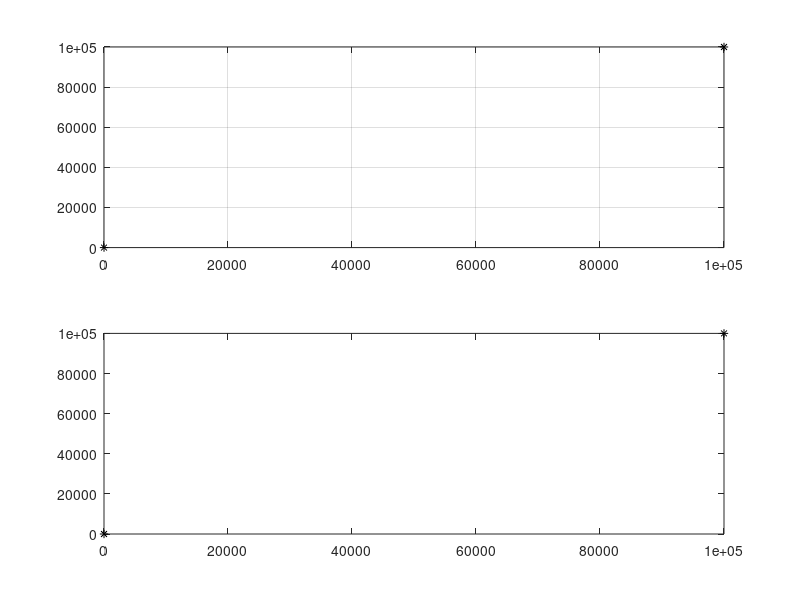

Recreate this plot in MATLAB. (Note: this script raises an error after producing the figure.)
figure(1)
subplot(2,1,1)
    y = [1,1e5];
    plot(y,y,'k*');
    grid on;
subplot(2,1,2)
    plot(y,y,'k*');
    adjust_exponent();
    grid on;

if 0    
figure(2)
subplot(2,1,1)
    y = [1,1e5];
    semilogy(y,y,'k*');
    grid on;
subplot(2,1,2)
    semilogy(y,y,'k*');
    adjust_exponent();
    grid on;

figure(3)
subplot(2,1,1)
    y = [1,1e5];
    semilogx(y,y,'k*');
    grid on;
subplot(2,1,2)
    semilogx(y,y,'k*');
    adjust_exponent();
    grid on;
    
figure(3)
subplot(2,1,1)
    y = [-0.000001, 0,0.000001];
    plot([0,1,2],y,'k*');
    grid on;
subplot(2,1,2)
    plot([0,1,2],y,'k*');
    adjust_exponent();
    grid on;

figure(4)
subplot(2,1,1)
    y = [-1,-1.000001,-1.000002];
    plot([0,1,2],y,'k*');
    grid on;
subplot(2,1,2)
    plot([0,1,2],y,'k*');
    adjust_exponent();
    grid on;

figure(5)
subplot(2,1,1)
    y = [-0.000001, 0,0.000001];
    plot([0,1,2],y,'k*');
    grid on;
    set(gca,'YLim',[1,1+40e-7])    
subplot(2,1,2)
    plot([0,1,2],y,'k*')
    grid on;
    adjust_exponent();
    set(gca,'YLim',[1,1+40e-7])
end